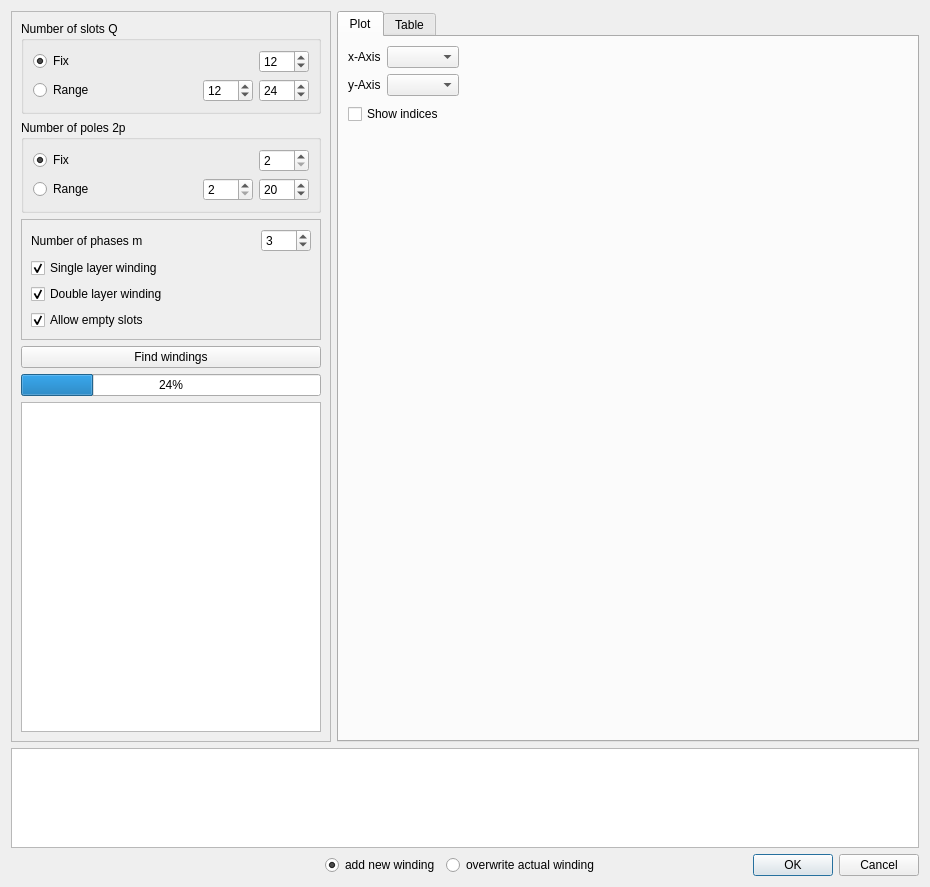
<?xml version="1.0" encoding="UTF-8"?>
<ui version="4.0">
 <class>Dialog</class>
 <widget class="QDialog" name="Dialog">
  <property name="geometry">
   <rect>
    <x>0</x>
    <y>0</y>
    <width>930</width>
    <height>887</height>
   </rect>
  </property>
  <property name="windowTitle">
   <string>Combination sniffer</string>
  </property>
  <layout class="QVBoxLayout" name="verticalLayout_3">
   <item>
    <layout class="QHBoxLayout" name="horizontalLayout_2">
     <item>
      <widget class="QFrame" name="frame">
       <property name="frameShape">
        <enum>QFrame::StyledPanel</enum>
       </property>
       <property name="frameShadow">
        <enum>QFrame::Raised</enum>
       </property>
       <layout class="QGridLayout" name="gridLayout_3">
        <item row="2" column="0">
         <widget class="QFrame" name="frame_3">
          <property name="frameShape">
           <enum>QFrame::StyledPanel</enum>
          </property>
          <property name="frameShadow">
           <enum>QFrame::Raised</enum>
          </property>
          <layout class="QVBoxLayout" name="verticalLayout">
           <item>
            <layout class="QHBoxLayout" name="horizontalLayout_3">
             <item>
              <widget class="QLabel" name="label_4">
               <property name="text">
                <string>Number of phases m</string>
               </property>
              </widget>
             </item>
             <item>
              <widget class="QSpinBox" name="spinBox_m">
               <property name="sizePolicy">
                <sizepolicy hsizetype="Preferred" vsizetype="Preferred">
                 <horstretch>0</horstretch>
                 <verstretch>0</verstretch>
                </sizepolicy>
               </property>
               <property name="maximumSize">
                <size>
                 <width>50</width>
                 <height>16777215</height>
                </size>
               </property>
               <property name="minimum">
                <number>1</number>
               </property>
               <property name="value">
                <number>3</number>
               </property>
              </widget>
             </item>
            </layout>
           </item>
           <item>
            <widget class="QCheckBox" name="checkBox_singlelayer">
             <property name="text">
              <string>Single layer winding</string>
             </property>
             <property name="checked">
              <bool>true</bool>
             </property>
            </widget>
           </item>
           <item>
            <widget class="QCheckBox" name="checkBox_doublelayer">
             <property name="text">
              <string>Double layer winding</string>
             </property>
             <property name="checked">
              <bool>true</bool>
             </property>
            </widget>
           </item>
           <item>
            <widget class="QCheckBox" name="checkBox_emptyslots">
             <property name="text">
              <string>Allow empty slots</string>
             </property>
             <property name="checked">
              <bool>true</bool>
             </property>
            </widget>
           </item>
          </layout>
         </widget>
        </item>
        <item row="0" column="0">
         <widget class="QGroupBox" name="groupBox_2">
          <property name="title">
           <string>Number of slots Q</string>
          </property>
          <property name="flat">
           <bool>false</bool>
          </property>
          <layout class="QGridLayout" name="gridLayout">
           <item row="0" column="0">
            <layout class="QHBoxLayout" name="horizontalLayout_12">
             <item>
              <widget class="QRadioButton" name="radioButton_Qfix">
               <property name="text">
                <string>Fix</string>
               </property>
               <property name="checked">
                <bool>true</bool>
               </property>
              </widget>
             </item>
             <item>
              <widget class="QSpinBox" name="spinBox_Q">
               <property name="sizePolicy">
                <sizepolicy hsizetype="Preferred" vsizetype="Preferred">
                 <horstretch>0</horstretch>
                 <verstretch>0</verstretch>
                </sizepolicy>
               </property>
               <property name="minimumSize">
                <size>
                 <width>0</width>
                 <height>0</height>
                </size>
               </property>
               <property name="maximumSize">
                <size>
                 <width>50</width>
                 <height>16777215</height>
                </size>
               </property>
               <property name="minimum">
                <number>1</number>
               </property>
               <property name="maximum">
                <number>1000</number>
               </property>
               <property name="singleStep">
                <number>1</number>
               </property>
               <property name="value">
                <number>12</number>
               </property>
              </widget>
             </item>
            </layout>
           </item>
           <item row="1" column="0">
            <layout class="QHBoxLayout" name="horizontalLayout_13">
             <item>
              <widget class="QRadioButton" name="radioButton_Qrange">
               <property name="text">
                <string>Range</string>
               </property>
              </widget>
             </item>
             <item>
              <widget class="QSpinBox" name="spinBox_Q1">
               <property name="sizePolicy">
                <sizepolicy hsizetype="Preferred" vsizetype="Preferred">
                 <horstretch>0</horstretch>
                 <verstretch>0</verstretch>
                </sizepolicy>
               </property>
               <property name="minimumSize">
                <size>
                 <width>0</width>
                 <height>0</height>
                </size>
               </property>
               <property name="maximumSize">
                <size>
                 <width>50</width>
                 <height>16777215</height>
                </size>
               </property>
               <property name="minimum">
                <number>1</number>
               </property>
               <property name="maximum">
                <number>1000</number>
               </property>
               <property name="singleStep">
                <number>1</number>
               </property>
               <property name="value">
                <number>12</number>
               </property>
              </widget>
             </item>
             <item>
              <widget class="QSpinBox" name="spinBox_Q2">
               <property name="sizePolicy">
                <sizepolicy hsizetype="Preferred" vsizetype="Preferred">
                 <horstretch>0</horstretch>
                 <verstretch>0</verstretch>
                </sizepolicy>
               </property>
               <property name="minimumSize">
                <size>
                 <width>0</width>
                 <height>0</height>
                </size>
               </property>
               <property name="maximumSize">
                <size>
                 <width>50</width>
                 <height>16777215</height>
                </size>
               </property>
               <property name="minimum">
                <number>1</number>
               </property>
               <property name="maximum">
                <number>1000</number>
               </property>
               <property name="singleStep">
                <number>1</number>
               </property>
               <property name="value">
                <number>24</number>
               </property>
              </widget>
             </item>
            </layout>
           </item>
          </layout>
         </widget>
        </item>
        <item row="5" column="0">
         <widget class="QTextBrowser" name="textBrowser_wdginfo">
          <property name="sizePolicy">
           <sizepolicy hsizetype="Fixed" vsizetype="Expanding">
            <horstretch>0</horstretch>
            <verstretch>0</verstretch>
           </sizepolicy>
          </property>
          <property name="minimumSize">
           <size>
            <width>300</width>
            <height>300</height>
           </size>
          </property>
          <property name="maximumSize">
           <size>
            <width>180</width>
            <height>16777215</height>
           </size>
          </property>
         </widget>
        </item>
        <item row="1" column="0">
         <widget class="QGroupBox" name="groupBox">
          <property name="title">
           <string>Number of poles 2p</string>
          </property>
          <property name="flat">
           <bool>false</bool>
          </property>
          <layout class="QGridLayout" name="gridLayout_2">
           <item row="0" column="0">
            <layout class="QHBoxLayout" name="horizontalLayout_10">
             <item>
              <widget class="QRadioButton" name="radioButton_Pfix">
               <property name="text">
                <string>Fix</string>
               </property>
               <property name="checked">
                <bool>true</bool>
               </property>
              </widget>
             </item>
             <item>
              <widget class="QSpinBox" name="spinBox_P">
               <property name="sizePolicy">
                <sizepolicy hsizetype="Preferred" vsizetype="Preferred">
                 <horstretch>0</horstretch>
                 <verstretch>0</verstretch>
                </sizepolicy>
               </property>
               <property name="minimumSize">
                <size>
                 <width>0</width>
                 <height>0</height>
                </size>
               </property>
               <property name="maximumSize">
                <size>
                 <width>50</width>
                 <height>16777215</height>
                </size>
               </property>
               <property name="minimum">
                <number>2</number>
               </property>
               <property name="maximum">
                <number>1000</number>
               </property>
               <property name="singleStep">
                <number>2</number>
               </property>
               <property name="value">
                <number>2</number>
               </property>
              </widget>
             </item>
            </layout>
           </item>
           <item row="1" column="0">
            <layout class="QHBoxLayout" name="horizontalLayout_11">
             <item>
              <widget class="QRadioButton" name="radioButton_Prange">
               <property name="text">
                <string>Range</string>
               </property>
              </widget>
             </item>
             <item>
              <widget class="QSpinBox" name="spinBox_P1">
               <property name="sizePolicy">
                <sizepolicy hsizetype="Preferred" vsizetype="Preferred">
                 <horstretch>0</horstretch>
                 <verstretch>0</verstretch>
                </sizepolicy>
               </property>
               <property name="minimumSize">
                <size>
                 <width>0</width>
                 <height>0</height>
                </size>
               </property>
               <property name="maximumSize">
                <size>
                 <width>50</width>
                 <height>16777215</height>
                </size>
               </property>
               <property name="minimum">
                <number>2</number>
               </property>
               <property name="maximum">
                <number>1000</number>
               </property>
               <property name="singleStep">
                <number>2</number>
               </property>
               <property name="value">
                <number>2</number>
               </property>
              </widget>
             </item>
             <item>
              <widget class="QSpinBox" name="spinBox_P2">
               <property name="sizePolicy">
                <sizepolicy hsizetype="Preferred" vsizetype="Preferred">
                 <horstretch>0</horstretch>
                 <verstretch>0</verstretch>
                </sizepolicy>
               </property>
               <property name="minimumSize">
                <size>
                 <width>0</width>
                 <height>0</height>
                </size>
               </property>
               <property name="maximumSize">
                <size>
                 <width>50</width>
                 <height>16777215</height>
                </size>
               </property>
               <property name="minimum">
                <number>2</number>
               </property>
               <property name="maximum">
                <number>1000</number>
               </property>
               <property name="singleStep">
                <number>2</number>
               </property>
               <property name="value">
                <number>20</number>
               </property>
              </widget>
             </item>
            </layout>
           </item>
          </layout>
         </widget>
        </item>
        <item row="3" column="0">
         <widget class="QPushButton" name="Button_find">
          <property name="text">
           <string>Find windings</string>
          </property>
         </widget>
        </item>
        <item row="4" column="0">
         <widget class="QProgressBar" name="progressBar">
          <property name="sizePolicy">
           <sizepolicy hsizetype="Minimum" vsizetype="Fixed">
            <horstretch>0</horstretch>
            <verstretch>0</verstretch>
           </sizepolicy>
          </property>
          <property name="value">
           <number>24</number>
          </property>
         </widget>
        </item>
       </layout>
      </widget>
     </item>
     <item>
      <layout class="QGridLayout" name="gridLayout_4">
       <item row="0" column="1">
        <widget class="QTabWidget" name="tabWidget">
         <property name="currentIndex">
          <number>0</number>
         </property>
         <widget class="QWidget" name="tab">
          <attribute name="title">
           <string>Plot</string>
          </attribute>
          <layout class="QGridLayout" name="gridLayout_6">
           <item row="0" column="0">
            <layout class="QVBoxLayout" name="verticalLayout_4">
             <item>
              <layout class="QHBoxLayout" name="horizontalLayout_4">
               <item>
                <widget class="QLabel" name="label">
                 <property name="text">
                  <string>x-Axis</string>
                 </property>
                </widget>
               </item>
               <item>
                <widget class="QComboBox" name="comboBox_xaxis"/>
               </item>
               <item>
                <spacer name="horizontalSpacer_2">
                 <property name="orientation">
                  <enum>Qt::Horizontal</enum>
                 </property>
                 <property name="sizeHint" stdset="0">
                  <size>
                   <width>40</width>
                   <height>20</height>
                  </size>
                 </property>
                </spacer>
               </item>
              </layout>
             </item>
             <item>
              <layout class="QHBoxLayout" name="horizontalLayout_5">
               <item>
                <widget class="QLabel" name="label_2">
                 <property name="text">
                  <string>y-Axis</string>
                 </property>
                </widget>
               </item>
               <item>
                <widget class="QComboBox" name="comboBox_yaxis"/>
               </item>
               <item>
                <spacer name="horizontalSpacer_4">
                 <property name="orientation">
                  <enum>Qt::Horizontal</enum>
                 </property>
                 <property name="sizeHint" stdset="0">
                  <size>
                   <width>40</width>
                   <height>20</height>
                  </size>
                 </property>
                </spacer>
               </item>
              </layout>
             </item>
             <item>
              <layout class="QHBoxLayout" name="horizontalLayout_6">
               <item>
                <widget class="QCheckBox" name="checkBox_show_indices">
                 <property name="text">
                  <string>Show indices</string>
                 </property>
                </widget>
               </item>
               <item>
                <spacer name="horizontalSpacer_3">
                 <property name="orientation">
                  <enum>Qt::Horizontal</enum>
                 </property>
                 <property name="sizeHint" stdset="0">
                  <size>
                   <width>40</width>
                   <height>20</height>
                  </size>
                 </property>
                </spacer>
               </item>
               <item>
                <widget class="QToolButton" name="Button_cp2clipboard_image">
                 <property name="minimumSize">
                  <size>
                   <width>24</width>
                   <height>24</height>
                  </size>
                 </property>
                 <property name="maximumSize">
                  <size>
                   <width>24</width>
                   <height>24</height>
                  </size>
                 </property>
                 <property name="toolTip">
                  <string>Copy image to clipboard</string>
                 </property>
                 <property name="text">
                  <string/>
                 </property>
                 <property name="icon">
                  <iconset>
                   <normaloff>icons/clipboard.png</normaloff>icons/clipboard.png</iconset>
                 </property>
                 <property name="autoRaise">
                  <bool>true</bool>
                 </property>
                </widget>
               </item>
              </layout>
             </item>
            </layout>
           </item>
           <item row="1" column="0">
            <widget class="QWidget" name="mplwidget" native="true">
             <property name="sizePolicy">
              <sizepolicy hsizetype="Expanding" vsizetype="Expanding">
               <horstretch>0</horstretch>
               <verstretch>0</verstretch>
              </sizepolicy>
             </property>
             <property name="minimumSize">
              <size>
               <width>0</width>
               <height>0</height>
              </size>
             </property>
             <layout class="QVBoxLayout" name="mplvl">
              <property name="spacing">
               <number>0</number>
              </property>
              <property name="topMargin">
               <number>0</number>
              </property>
              <property name="bottomMargin">
               <number>0</number>
              </property>
             </layout>
            </widget>
           </item>
          </layout>
         </widget>
         <widget class="QWidget" name="tab_2">
          <attribute name="title">
           <string>Table</string>
          </attribute>
          <layout class="QGridLayout" name="gridLayout_5">
           <item row="0" column="0">
            <widget class="QTableWidget" name="tableWidget">
             <property name="alternatingRowColors">
              <bool>true</bool>
             </property>
             <property name="selectionMode">
              <enum>QAbstractItemView::SingleSelection</enum>
             </property>
             <property name="selectionBehavior">
              <enum>QAbstractItemView::SelectRows</enum>
             </property>
             <attribute name="horizontalHeaderMinimumSectionSize">
              <number>24</number>
             </attribute>
             <attribute name="verticalHeaderVisible">
              <bool>false</bool>
             </attribute>
            </widget>
           </item>
          </layout>
         </widget>
        </widget>
       </item>
      </layout>
     </item>
    </layout>
   </item>
   <item>
    <layout class="QVBoxLayout" name="verticalLayout_2">
     <item>
      <widget class="QTableWidget" name="tableWindingLayout">
       <property name="sizePolicy">
        <sizepolicy hsizetype="Expanding" vsizetype="Fixed">
         <horstretch>0</horstretch>
         <verstretch>0</verstretch>
        </sizepolicy>
       </property>
       <property name="minimumSize">
        <size>
         <width>200</width>
         <height>100</height>
        </size>
       </property>
       <property name="maximumSize">
        <size>
         <width>16777215</width>
         <height>100</height>
        </size>
       </property>
       <property name="alternatingRowColors">
        <bool>false</bool>
       </property>
       <property name="selectionBehavior">
        <enum>QAbstractItemView::SelectItems</enum>
       </property>
       <attribute name="verticalHeaderVisible">
        <bool>false</bool>
       </attribute>
      </widget>
     </item>
     <item>
      <layout class="QHBoxLayout" name="horizontalLayout">
       <item>
        <spacer name="horizontalSpacer">
         <property name="orientation">
          <enum>Qt::Horizontal</enum>
         </property>
         <property name="sizeHint" stdset="0">
          <size>
           <width>40</width>
           <height>20</height>
          </size>
         </property>
        </spacer>
       </item>
       <item>
        <widget class="QRadioButton" name="radioButton_new_winding">
         <property name="text">
          <string>add new winding</string>
         </property>
         <property name="checked">
          <bool>true</bool>
         </property>
         <attribute name="buttonGroup">
          <string notr="true">buttonGroup</string>
         </attribute>
        </widget>
       </item>
       <item>
        <widget class="QRadioButton" name="radioButton_overwrite_winding">
         <property name="text">
          <string>overwrite actual winding</string>
         </property>
         <attribute name="buttonGroup">
          <string notr="true">buttonGroup</string>
         </attribute>
        </widget>
       </item>
       <item>
        <widget class="QDialogButtonBox" name="buttonBox">
         <property name="orientation">
          <enum>Qt::Horizontal</enum>
         </property>
         <property name="standardButtons">
          <set>QDialogButtonBox::Cancel|QDialogButtonBox::Ok</set>
         </property>
        </widget>
       </item>
      </layout>
     </item>
    </layout>
   </item>
  </layout>
 </widget>
 <tabstops>
  <tabstop>radioButton_Qfix</tabstop>
  <tabstop>spinBox_Q</tabstop>
  <tabstop>radioButton_Qrange</tabstop>
  <tabstop>spinBox_Q1</tabstop>
  <tabstop>spinBox_Q2</tabstop>
  <tabstop>radioButton_Pfix</tabstop>
  <tabstop>spinBox_P</tabstop>
  <tabstop>radioButton_Prange</tabstop>
  <tabstop>spinBox_P1</tabstop>
  <tabstop>spinBox_P2</tabstop>
  <tabstop>spinBox_m</tabstop>
  <tabstop>checkBox_singlelayer</tabstop>
  <tabstop>checkBox_doublelayer</tabstop>
  <tabstop>checkBox_emptyslots</tabstop>
  <tabstop>Button_find</tabstop>
  <tabstop>textBrowser_wdginfo</tabstop>
  <tabstop>tableWindingLayout</tabstop>
  <tabstop>radioButton_new_winding</tabstop>
  <tabstop>radioButton_overwrite_winding</tabstop>
  <tabstop>checkBox_show_indices</tabstop>
  <tabstop>Button_cp2clipboard_image</tabstop>
  <tabstop>tableWidget</tabstop>
  <tabstop>comboBox_xaxis</tabstop>
  <tabstop>comboBox_yaxis</tabstop>
 </tabstops>
 <resources/>
 <connections>
  <connection>
   <sender>buttonBox</sender>
   <signal>accepted()</signal>
   <receiver>Dialog</receiver>
   <slot>accept()</slot>
   <hints>
    <hint type="sourcelabel">
     <x>248</x>
     <y>254</y>
    </hint>
    <hint type="destinationlabel">
     <x>157</x>
     <y>274</y>
    </hint>
   </hints>
  </connection>
  <connection>
   <sender>buttonBox</sender>
   <signal>rejected()</signal>
   <receiver>Dialog</receiver>
   <slot>reject()</slot>
   <hints>
    <hint type="sourcelabel">
     <x>316</x>
     <y>260</y>
    </hint>
    <hint type="destinationlabel">
     <x>286</x>
     <y>274</y>
    </hint>
   </hints>
  </connection>
 </connections>
 <buttongroups>
  <buttongroup name="buttonGroup"/>
 </buttongroups>
</ui>
